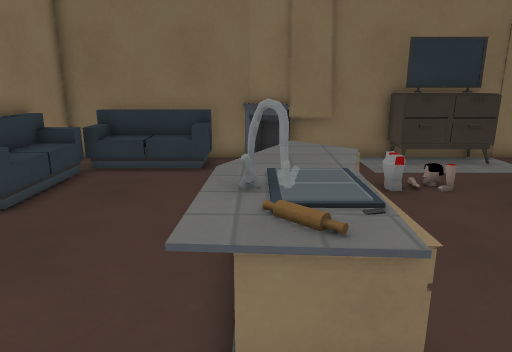
View 1 (above)

12 first-person views from a walk through a level from a Godot 3-D game. The camera is 1.5 m above the floor, tilts 14° down and sees 70° across. The floor is counted in squares, 0.5 m on a side. Each view is taken from the middle of a square. On the plan, view 1 faces up. The plan holds only what a view shows up to about 20 squares ahead; the rest is blank. The place goes on beyond the plan. Surface patterns are stand-ins for the level's own textures.

View 2
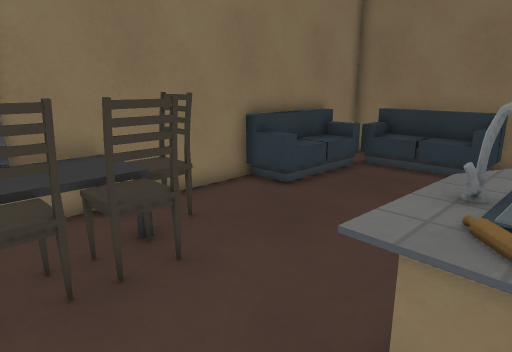

View 3
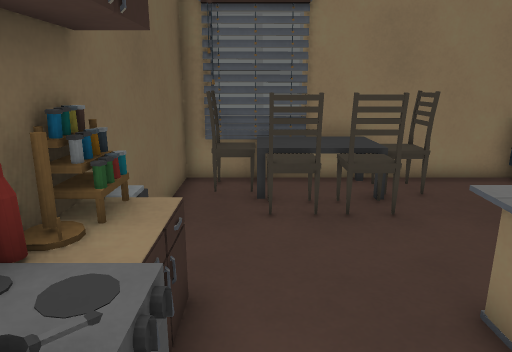

View 4
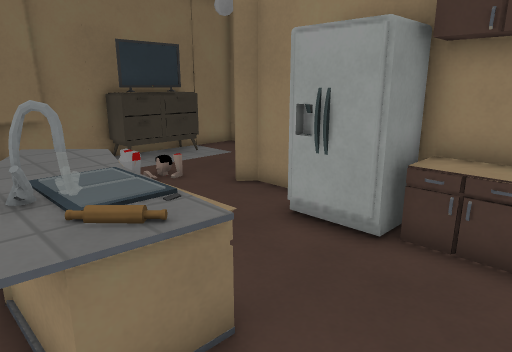

View 5
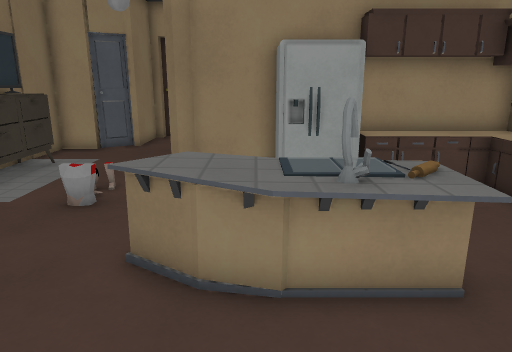

View 6
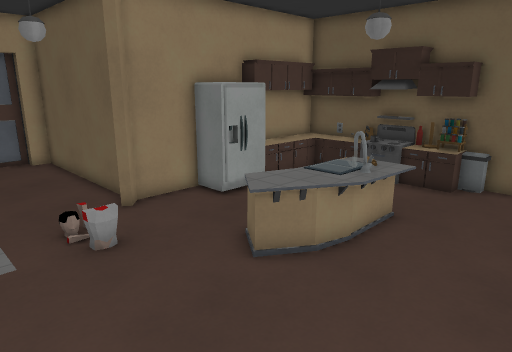

View 7
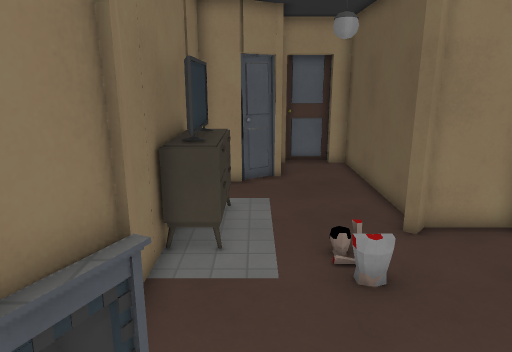

View 8
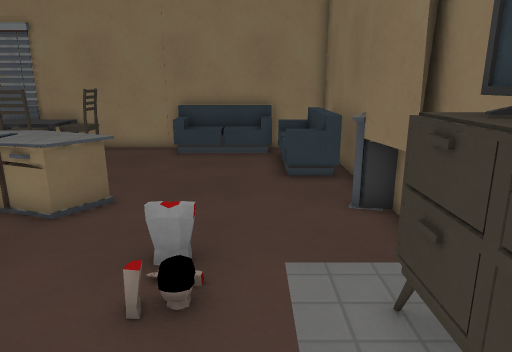

View 9
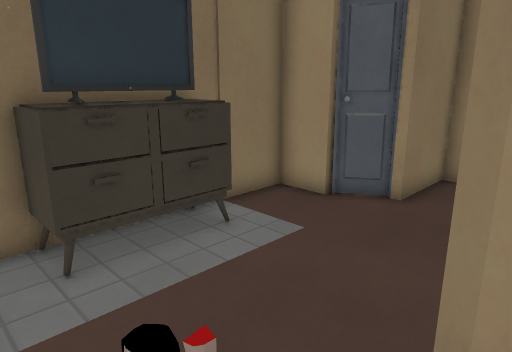

View 10
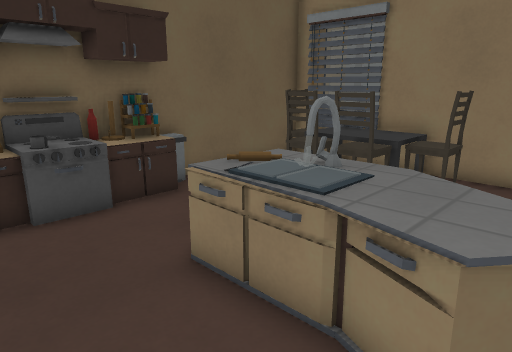

View 11
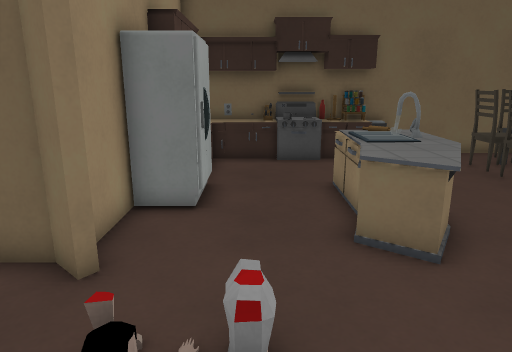

View 12
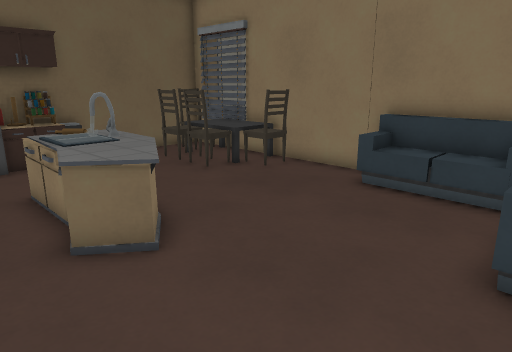

### Floor plan
Key: @ floor where view 1 was taken; # wall or solid block; . main floor; : floor 0.5 m higher than the main floor; / step, stairs or slope; = window, fence, low wall or low ledge; ^ raised ledge; v drop or lower ground; T TV; R drawers; S sofa; C chair; A table; F fridge.
Columns run from 9 left of view 1 to 17 right of it. Each row starts with its distance up from view 1.
 16        ###   #
 15  vvvvvvv#######TTTR###
 14  vvv:/:v.......RRRR..##
 13  vvv///=..............#
 12  # /..................#####
 11  # /......................#
 10  # /......................#
  9  # /..................... #
  8  vvS.....=^=....###########
  7  #.......^^^....#
  6  #.......^^^....#
  5  #CC.....^^=..FF#
  4  #CC....^^^=..FF#
  3  #AACC..^^^=..F##
  2  #AACC.........^=
  1  ^AACC.........^=
  0  ^CCCC...@.....^=
 -1  ^CC....=^^^=^^^#
 -2 ##v###########^^#
 -3  ###

Where each view was taken, in squares from view 1:
view 1: 0 up, 0 right, facing up
view 2: 0 up, 1 right, facing up-left
view 3: 0 up, 4 right, facing left
view 4: 0 up, 1 left, facing up-right
view 5: 6 up, 5 left, facing right
view 6: 14 up, 5 left, facing down-right
view 7: 13 up, 3 left, facing right
view 8: 12 up, 10 right, facing left
view 9: 8 up, 4 right, facing up-right
view 10: 8 up, 5 right, facing down-left
view 11: 14 up, 4 right, facing down
view 12: 14 up, 4 right, facing down-left
